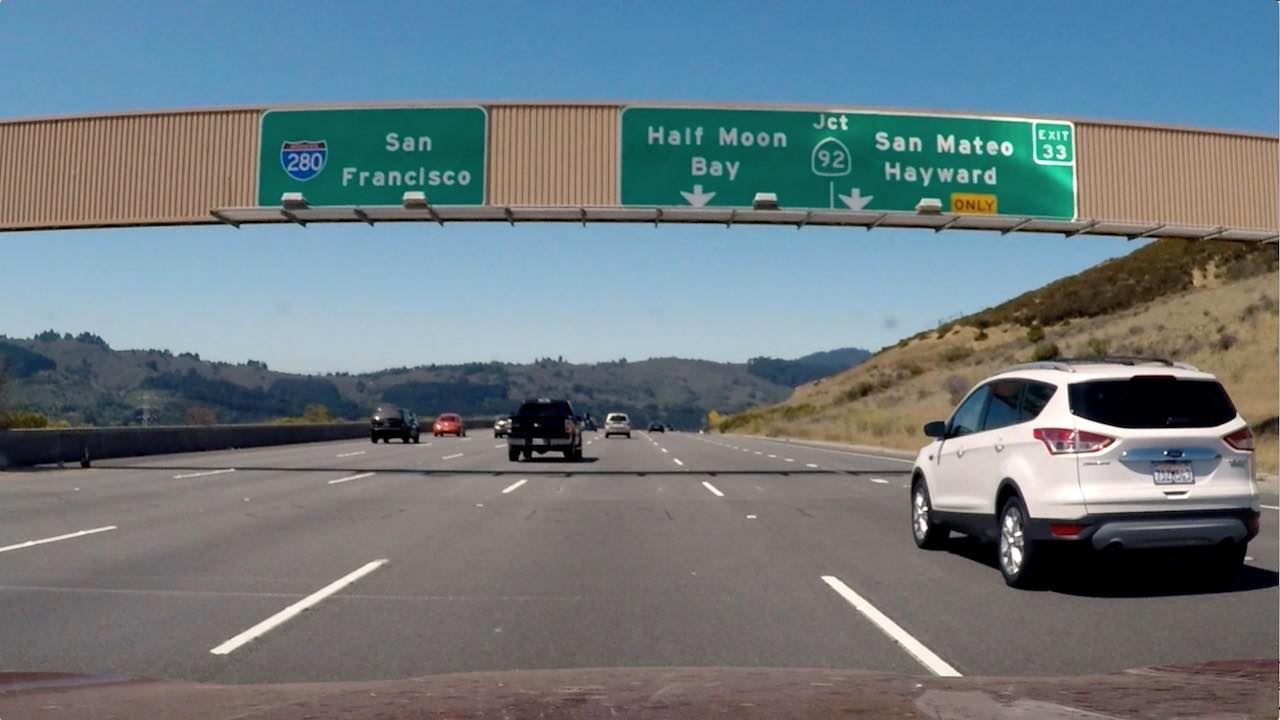
#> input picture Machine Learning/lesson06-Computer Vision/signs_vehicles_xygrad.png, 1280 x 720 px
$ python '04-Combined threshold.py'   (older library calls are emulated)
#> lines starting #> are read from the running program, lines starting #| are printed output that depends on the picture
import numpy as np
import cv2
import matplotlib.pyplot as plt
import matplotlib.image as mpimg


# Read in an image and grayscale it
img = mpimg.imread('signs_vehicles_xygrad.png')
#> img is the input picture: shape (720, 1280, 3) float32; mean R, G, B 0.428, 0.477, 0.5
# Convert to HLS color space and separate the S channel
# Note: img is the undistorted image
hls = cv2.cvtColor(img, cv2.COLOR_RGB2HLS)
#> hls: shape (720, 1280, 3) float32; mean of channels 0, 1, 2 120.3, 0.5, 0.3
s_channel = hls[:,:,2]
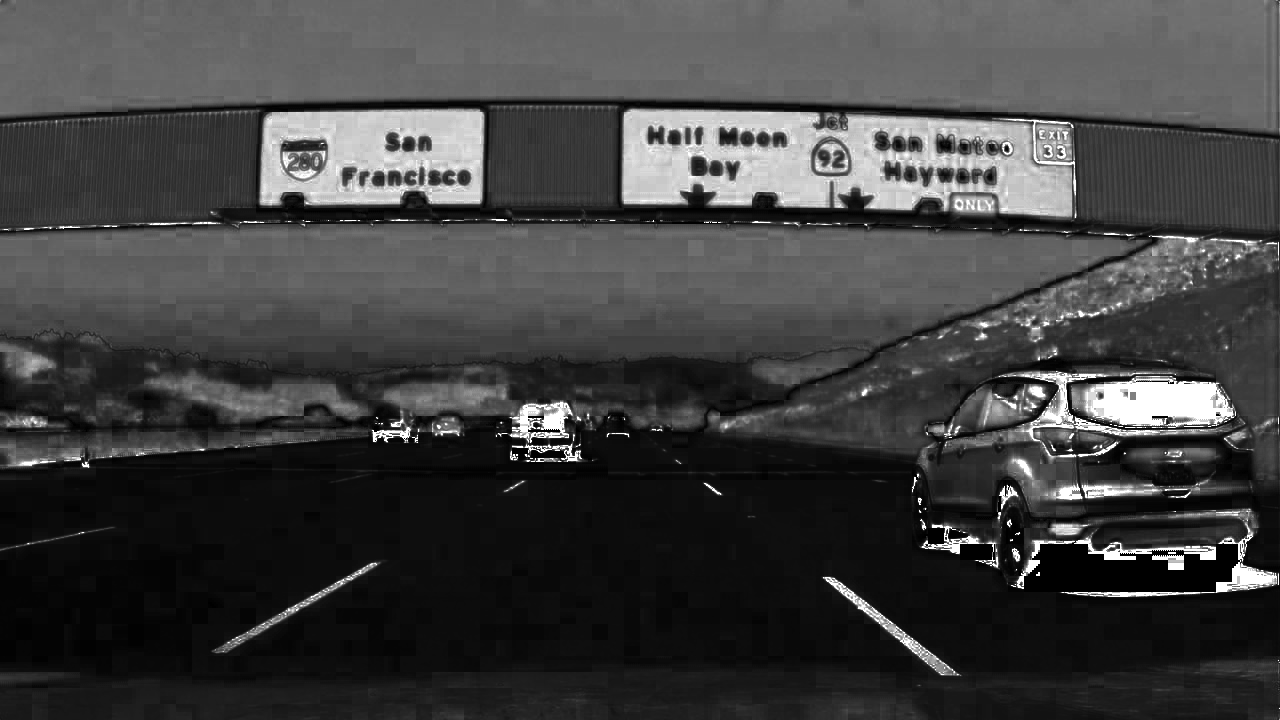
#> s_channel: shape (720, 1280) float32; min 0, max 1, mean 0.254

# Grayscale image
# NOTE: we already saw that standard grayscaling lost color information for the lane lines
# Explore gradients in other colors spaces / color channels to see what might work better
gray = cv2.cvtColor(img, cv2.COLOR_RGB2GRAY)
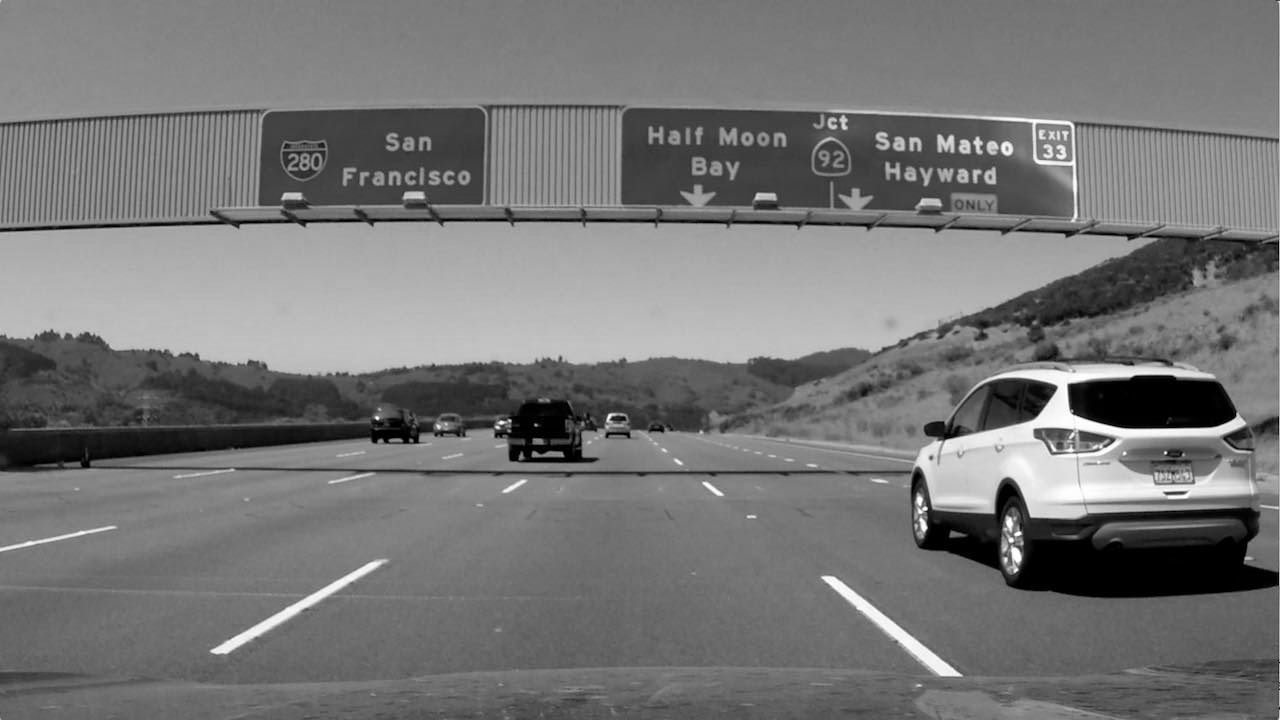
#> gray: shape (720, 1280) float32; min 0, max 0.999, mean 0.465

# Sobel x
sobelx = cv2.Sobel(gray, cv2.CV_64F, 1, 0) # Take the derivative in x
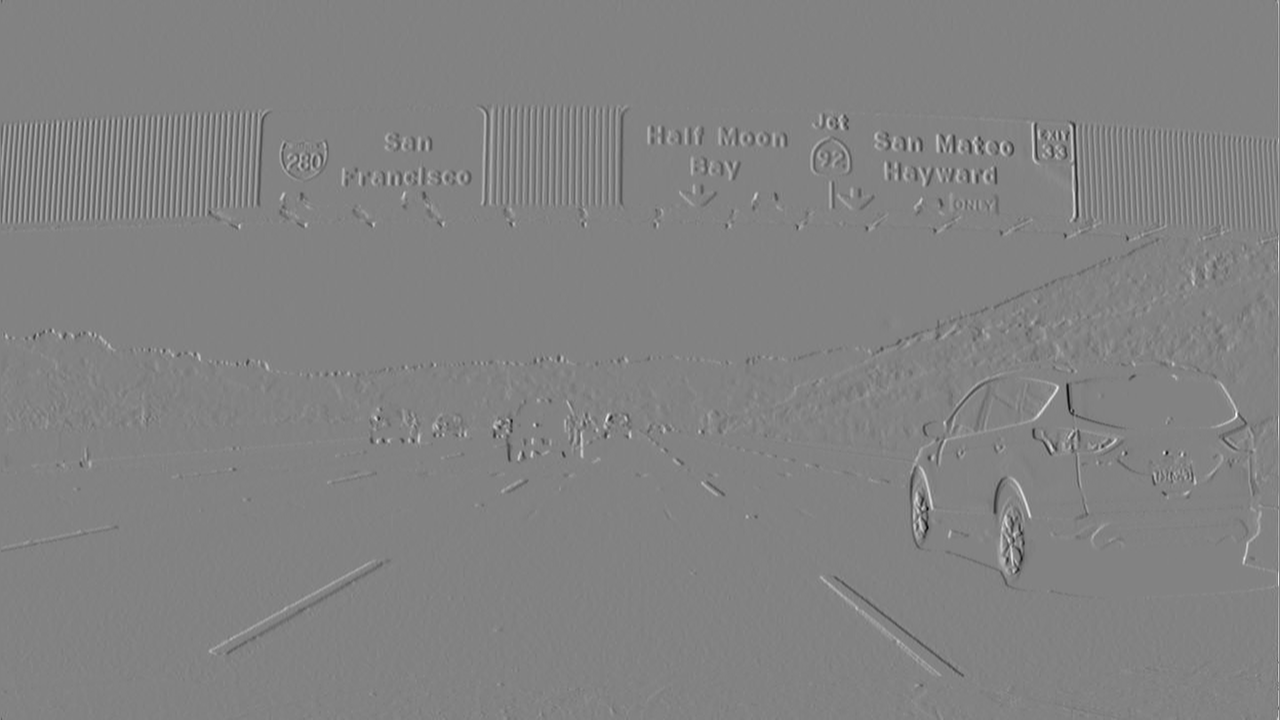
#> sobelx: shape (720, 1280) float64; min -3.19, max 3.04, mean 0.000561; drawn with min black and max white
abs_sobelx = np.absolute(sobelx) # Absolute x derivative to accentuate lines away from horizontal
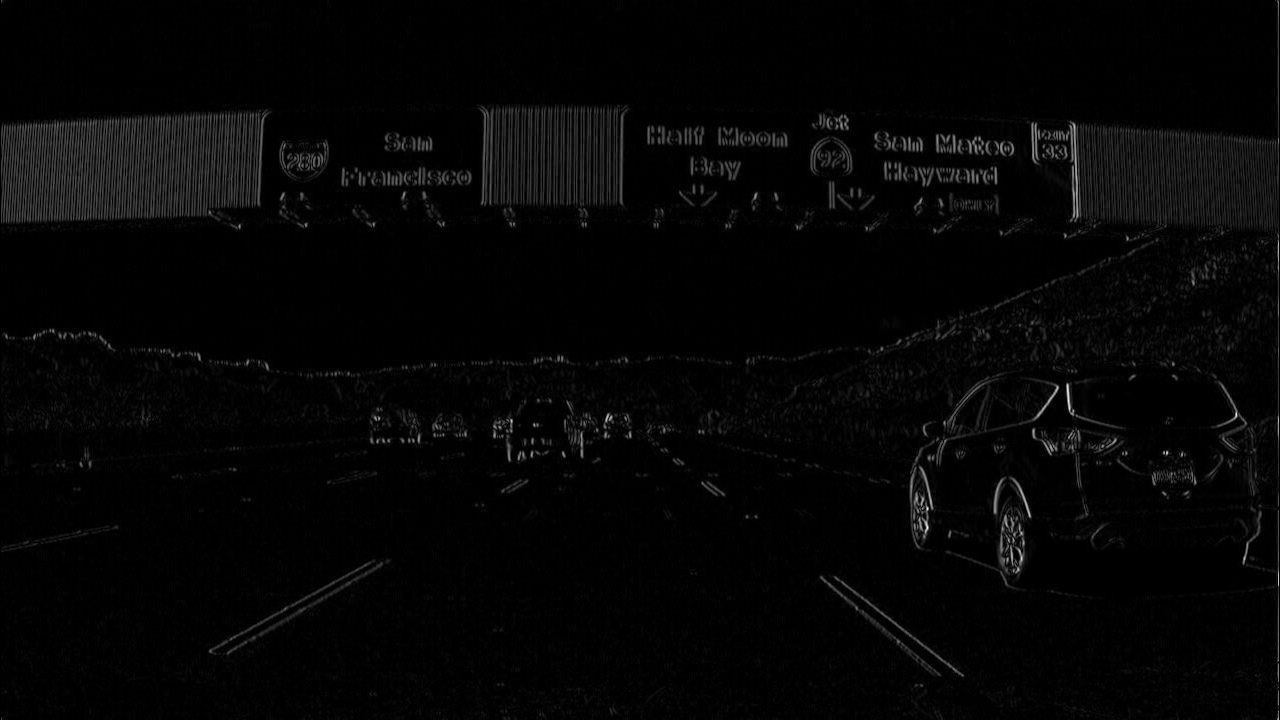
#> abs_sobelx: shape (720, 1280) float64; min 0, max 3.19, mean 0.0728; drawn with min black and max white
scaled_sobel = np.uint8(255*abs_sobelx/np.max(abs_sobelx))

# Threshold x gradient
thresh_min = 20
thresh_max = 100
sxbinary = np.zeros_like(scaled_sobel)
sxbinary[(scaled_sobel >= thresh_min) & (scaled_sobel <= thresh_max)] = 1

# Threshold color channel
s_thresh_min = 170
s_thresh_max = 255
s_binary = np.zeros_like(s_channel)
s_binary[(s_channel >= s_thresh_min) & (s_channel <= s_thresh_max)] = 1

#Stacked image; the red is the gradient threshold component and the blue is the color channel threshold component.
# This returns a stack of the two binary images, whose components you can see as different colors
color_binary = np.dstack(( sxbinary, np.zeros_like(sxbinary), s_binary)) * 255

# Combine the two binary thresholds
combined_binary = np.zeros_like(sxbinary)
combined_binary[(s_binary == 1) | (sxbinary == 1)] = 1

# Plotting thresholded images
f, (ax1, ax2) = plt.subplots(1, 2, figsize=(20,10))
ax1.set_title('Stacked thresholds')
ax1.imshow(color_binary)

ax2.set_title('Combined S channel and gradient thresholds')
ax2.imshow(combined_binary, cmap='gray')
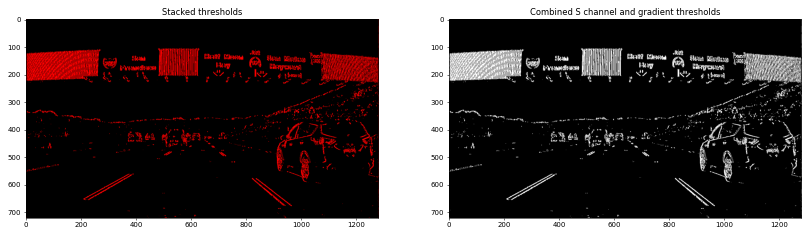
#> figure drawn by matplotlib, 2 panels
